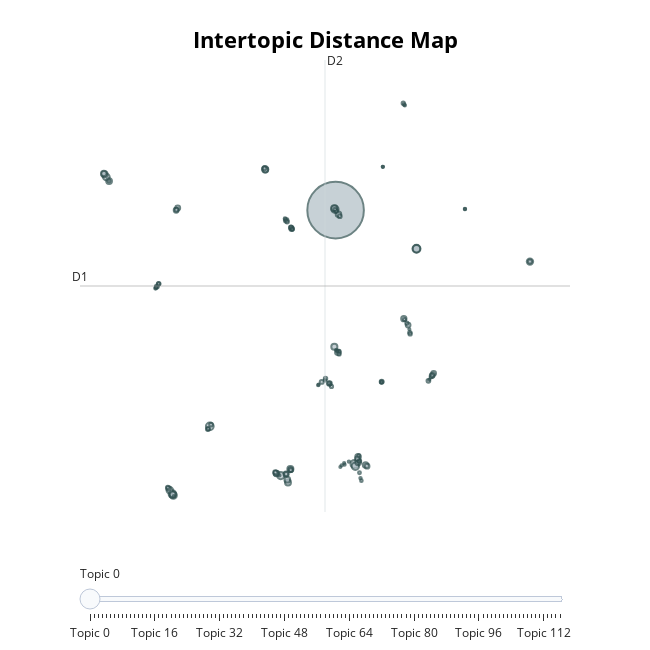

Source (notebook cell):
### Markdown cell above
### Visualization of Topics

### Code cell
#Visualizing Topics on Intertopic Distance Map
topic_model.visualize_topics()
